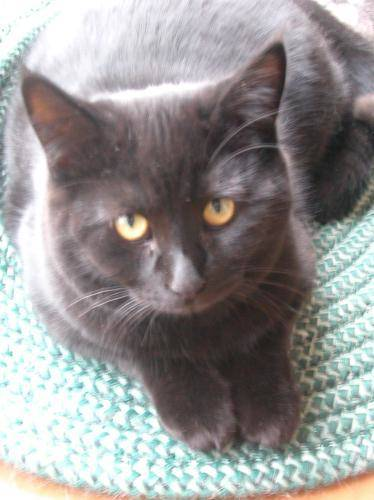
#> input picture PRODIGY_ML_03/train/cat.10149.jpg, 374 x 500 px, found by its file name
$ jupyter execute --allow-errors dogs_cats.ipynb
#> lines starting #> are read from the running program, lines starting #| are printed output that depends on the picture
[cell 1]
import os
import cv2
import numpy as np
from sklearn.model_selection import train_test_split
from sklearn.preprocessing import LabelEncoder
from sklearn.svm import SVC
from sklearn.metrics import accuracy_score

[cell 2]
base_dir = r'C:\Users\gowth\OneDrive\Desktop\ProdigyInfotech\PRODIGY_ML_03'
train_dir = os.path.join(base_dir, 'train')

[cell 3]
if not os.path.exists(train_dir):
    raise FileNotFoundError(f"Train directory not found: {train_dir}")

def load_data(directory):
    images = []
    labels = []
    for filename in os.listdir(directory):
        img_path = os.path.join(directory, filename)
        if not os.path.isfile(img_path):
            continue
        img = cv2.imread(img_path, cv2.IMREAD_GRAYSCALE)
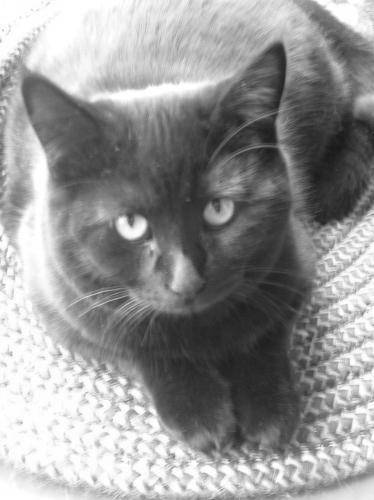
#> img: shape (500, 374); min 25, max 255, mean 148.5
        if img is None:
            continue
        img = cv2.resize(img, (32, 32))
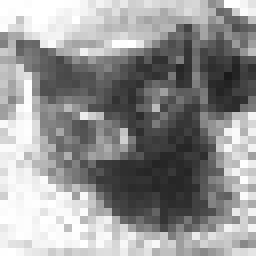
#> img: shape (32, 32) (shown 8 times larger); min 26, max 255, mean 148
        images.append(img.flatten())
        label = 'cat' if 'cat' in filename else 'dog'
        labels.append(label)
    return np.array(images), np.array(labels)

try:
    x, y = load_data(train_dir)
    print(f"x shape: {x.shape}")
#| x shape: (1, 1024)
    print(f"y shape: {y.shape}")
#| y shape: (1,)
except FileNotFoundError as e:
    print(e)
    exit()

[cell 4]
le = LabelEncoder()
y_encoded = le.fit_transform(y)
#> y_encoded = [0]

#> (the rest of this cell did not finish here and is left out)
